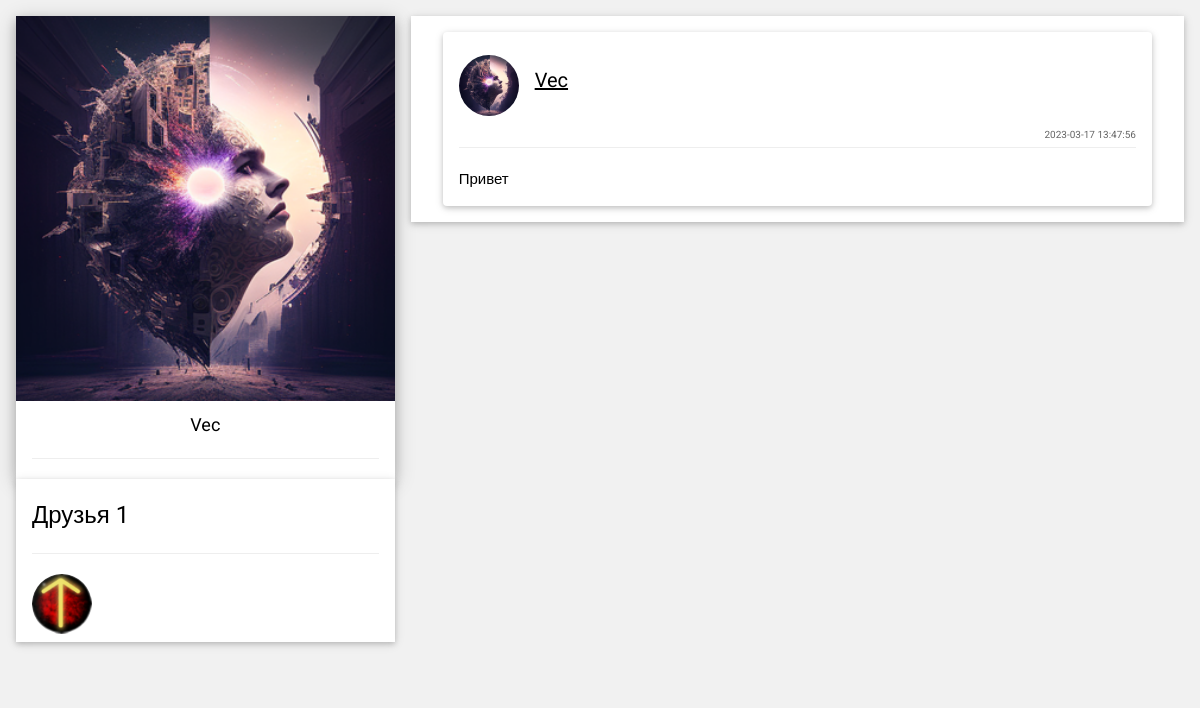
The page /user/1 on the database as committed earlier.
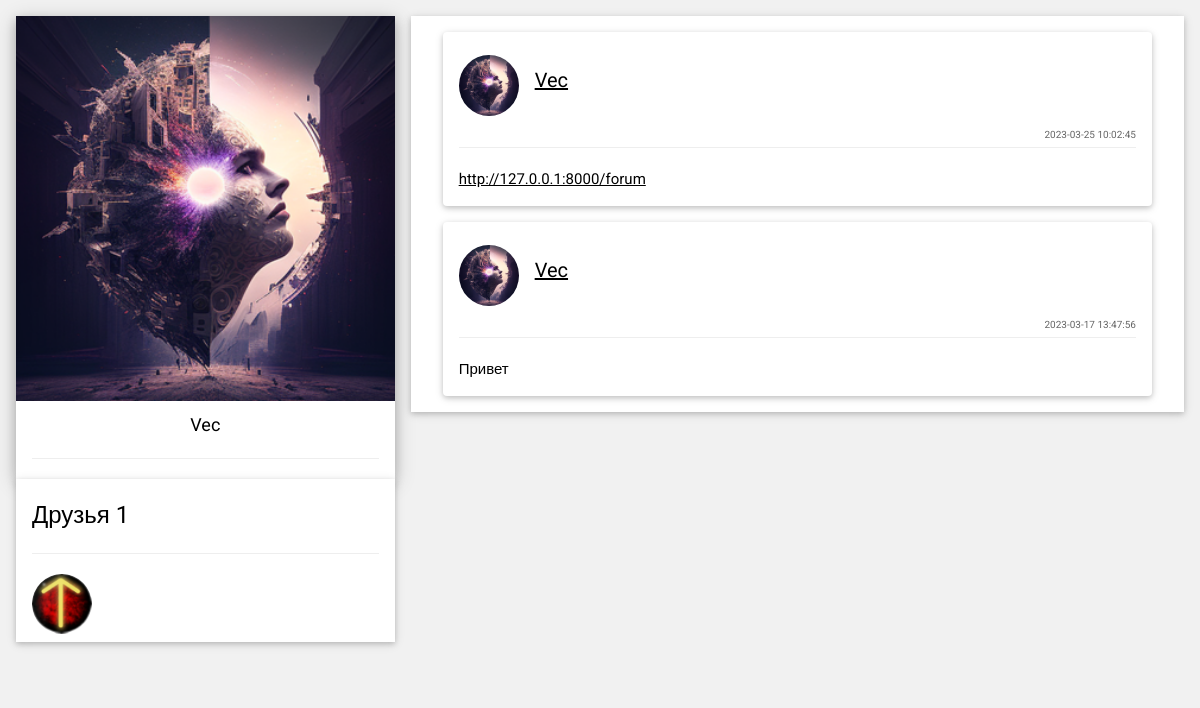
The same page on the database as committed later.
### semas_app/views.py (the view)
# urls.py: path('user/<int:id>', views.user),
def user(request, id):
    if request.method != "GET": return HttpResponse("<h1>Страница не найдена: 404</h1>")
    cookie_user_id = request.COOKIES.get("id")  # id зарегистрированного пользователя
    cookie_csfr_token = request.COOKIES.get("csrftoken")
    is_authed_user = False
    is_login_user_page = False
    user_info = User.get_info(id)
    if (not id) or (not user_info): return HttpResponse("<h1>Страница не найдена: 404</h1>")
    if cookie_user_id and id:  # Пользователь авторизован и id передано в качестве аргумента
        cookie_user_id = int(cookie_user_id)
        is_authed_user = True
        User.update_time_of_last_action(cookie_user_id)
        if cookie_user_id == id:  # И сидит на своей странице
            is_login_user_page = True
    friend_status = Friend.get_friend_request_status(cookie_user_id, id)
    if user_info["is_blocked"]:
        friend_status = FriendStatus.UNAUTHED.value
    wall_messages = Message.get_wall_messages(id)
    friend_requests_count = Friend.get_friend_requests_count(cookie_user_id)
    friends = Friend.get_friends_user_page(id, 8)
    data = {"cookie_user_id": cookie_user_id, "user_id": id, "is_login_user_page": is_login_user_page, \
            "is_authed_user": is_authed_user, "wall_messages": wall_messages, "user_info": user_info, \
            "friend_status": friend_status, "friend_requests_count": friend_requests_count, "friends": friends,\
            "friends_count": len(friends)}
    return render(request, "user.html", context=data)

### semas_app/models.py (called while the page is built, shortened)
    @staticmethod
    def get_wall_messages(user_id):
        if not user_id: return None
        try:
            con = sqlite3.connect(DB_NAME)
            cur = con.cursor()
            result = cur.execute(f"SELECT senderId, message, user.nick AS nick, user.avatar AS avatar, date FROM wall_message \
             INNER JOIN user ON wall_message.senderId=user.id WHERE receiverId={user_id} ORDER BY date DESC").fetchall()
            return Message.__parse_wall_messages(result)
        except sqlite3.Error as error:
            con.rollback()
            print(f"DataBase error {error.__str__()}")
            return None
        finally:
            con.close()

    @staticmethod
    def get_avatar_link(avatar, user_id):
        if not avatar:
            link = f"images/default.png"
        else:
            link = f"images/avatars/{user_id}/{avatar}"
        return link

    def __is_online(time_of_last_action):
        return ( ((int)(time.time()) - time_of_last_action) < 300 )

    @staticmethod
    def get_friend_requests_count(cookie_user_id):
        if cookie_user_id is None: return 0

### semas_app/templates/user.html (shortened to what this page needs)
<!DOCTYPE html>
{% load static %}
<html lang="ru">
<head>
<link rel="stylesheet" type="text/css" href="{% static "css/main.css" %}">
<link rel="stylesheet" type="text/css" href="{% static "css/w3.css" %}">
<link rel="stylesheet" href="https://cdnjs.cloudflare.com/ajax/libs/font-awesome/4.7.0/css/font-awesome.min.css">
</head>
<body class="w3-light-grey">
<div class="w3-content w3-margin-top" style="max-width:1400px;">
  <div class="w3-row-padding">
    <div class="w3-third">
      <div class="w3-white w3-text-grey w3-card-4">
        <div class="w3-display-container">
          <img src="{% static user_info.avatar %}"  style="width:100%" alt="Avatar">
        </div>
        <div class="w3-container">
		  <h5 class="w3-text-black w3-center">{{user_info.nick}}</h5>
          <hr>
        </div>
      </div>
		  {% if friends %}
			  <div class="w3-container w3-card w3-white w3-padding w3-margin-bottom friends_container">
				<h3>Друзья {{ friends_count }}</h3>
				<hr />
				{% for friend in friends %}
							<a href="{{friend.id}}" title="{{friend.nick}}">
							<img style="width:60px" class="w3-circle w3-margin-right avatar" src="{% static friend.avatar %}" />
						</a>
				{% endfor %}
			  </div>
		  {% endif %}
	  <br />
    </div>
    <div class="w3-twothird">
      <div class="w3-container w3-card w3-white w3-margin-bottom">
		{% for wall_message in wall_messages %}
		<div class="w3-container w3-card w3-white w3-round w3-margin"><br>
			<a href = "{{wall_message.sender_id}}" target="_blank"><img src="{% static wall_message.avatar %}" alt="Avatar" class="w3-left w3-circle w3-margin-right avatar" style="width:60px">
			<h4>{{ wall_message.nick }}</h4>
			</a><br>
			<span class="w3-right w3-opacity small">{{wall_message.date}}</span>
				<hr class="w3-clear">
			<p>
			{{wall_message.message|safe}}
			</p>
      </div>
		{% empty %}
		<h6 class="w3-opacity w3-center">Сообщений пока что нет</h6>
		{% endfor %}
    </div>
  </div>
</div>
</body>
</html>

Rows that differ between the two databases and show on the page:
added wall_message: nick "Vec", date "2023-03-25 10:02:45", message "http://127.0.0.1:8000/forum"
